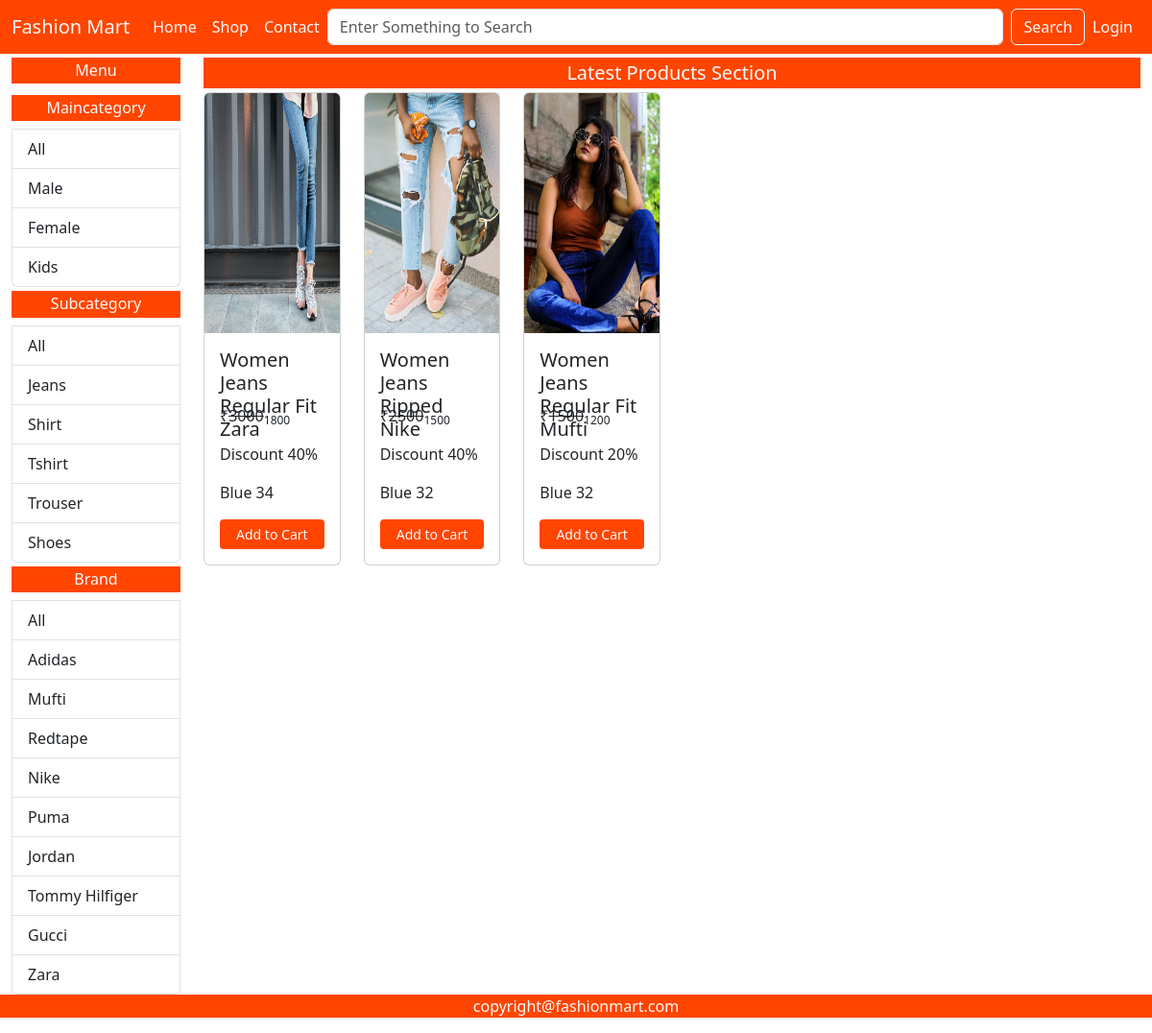
The page /shop/Female/Jeans/All/ on the database its author committed.
### fashionmartApp/models.py (models this page shows, shortened)
class Maincategory(models.Model):
    id = models.AutoField(primary_key=True)
    name = models.CharField(max_length=20)

class Subcategory(models.Model):
    id = models.AutoField(primary_key=True)
    name = models.CharField(max_length=20)

class Brand(models.Model):
    id = models.AutoField(primary_key=True)
    name = models.CharField(max_length=20)

class Product(models.Model):
    id = models.AutoField(primary_key=True)
    name = models.CharField(max_length=50)
    maincategory = models.ForeignKey(Maincategory,on_delete=models.CASCADE)
    subcategory = models.ForeignKey(Subcategory,on_delete=models.CASCADE)
    brand = models.ForeignKey(Brand,on_delete=models.CASCADE)
    color = models.CharField(max_length=20)
    size = models.CharField(max_length=20)
    stock = models.CharField(max_length=20,default="In Stock",null=True,blank=True)
    description = models.TextField(default="This is the Sample Product")
    baseprice = models.IntegerField()
    discount = models.IntegerField(default=0,null=True,blank=True)
    finalprice = models.IntegerField()
    pic1 = models.ImageField(upload_to="uploads",default="",null=True,blank=True)
    pic2 = models.ImageField(upload_to="uploads",default="",null=True,blank=True)
    pic3 = models.ImageField(upload_to="uploads",default="",null=True,blank=True)
    pic4 = models.ImageField(upload_to="uploads",default="",null=True,blank=True)

### fashionmartApp/views.py (the view)
# urls.py: path('shop/<str:mc>/<str:sc>/<str:br>/',views.shop),
def shop(Request, mc, sc, br):
    if (mc == 'All' and sc == 'All' and br == 'All'):
        data = Product.objects.all().order_by('id').reverse()
    elif (mc != 'All' and sc == 'All' and br == 'All'):
        data = Product.objects.filter(
            maincategory=Maincategory.objects.get(name=mc)).order_by('id').reverse()
    elif (mc == 'All' and sc != 'All' and br == 'All'):
        data = Product.objects.filter(
            subcategory=Subcategory.objects.get(name=sc)).order_by('id').reverse()
    elif (mc == 'All' and sc == 'All' and br != 'All'):
        data = Product.objects.filter(
            brand=Brand.objects.get(name=br)).order_by('id').reverse()
    elif (mc != 'All' and sc != 'All' and br == 'All'):
        data = Product.objects.filter(maincategory=Maincategory.objects.get(
            name=mc), subcategory=Subcategory.objects.get(name=sc)).order_by('id').reverse()
    elif (mc == 'All' and sc != 'All' and br != 'All'):
        data = Product.objects.filter(subcategory=Subcategory.objects.get(
            name=sc), brand=Brand.objects.get(name=br)).order_by('id').reverse()
    elif (mc != 'All' and sc == 'All' and br != 'All'):
        data = Product.objects.filter(maincategory=Maincategory.objects.get(
            name=mc), brand=Brand.objects.get(name=br)).order_by('id').reverse()
    else:
        data = Product.objects.filter(maincategory=Maincategory.objects.get(name=mc), subcategory=Subcategory.objects.get(
            name=sc), brand=Brand.objects.get(name=br)).order_by('id').reverse()
    maincategory = Maincategory.objects.all()
    subcategory = Subcategory.objects.all()
    brand = Brand.objects.all()
    return render(Request, 'shop.html', {'data': data, 'maincategory': maincategory, 'subcategory': subcategory, 'brand': brand, 'mc': mc, 'sc': sc, 'br': br})

### fashionmartApp/templates/shop.html (shortened to what this page needs)
{% extends "index.html" %}
{% block content %}
  <div class="container-fluid">
    <div class="row">
      <div class="col-lg-2 col-md-3 col-sm-6 col-12">
        <h6 class="background text-light text-center p-1 mt-1">Menu</h6>
        <div class="list-group">
          <h6 class="background text-light text-center p-1 mt-1">Maincategory</h6>
          <a href="/shop/All/{{sc}}/{{br}}/" class="list-group-item list-group-item-action">All</a>
          {% for i in maincategory %}
          <a href="/shop/{{i.name}}/{{sc}}/{{br}}/" class="list-group-item list-group-item-action">{{i.name}}</a>
          {% endfor %}
        </div>
        <div class="list-group">
          <h6 class="background text-light text-center p-1 mt-1">Subcategory</h6>
          <a href="/shop/{{mc}}/All/{{br}}/" class="list-group-item list-group-item-action">All</a>
          {% for i in subcategory %}
          <a href="/shop/{{mc}}/{{i.name}}/{{br}}/" class="list-group-item list-group-item-action">{{i.name}}</a>
          {% endfor %}
        </div>
        <div class="list-group">
          <h6 class="background text-light text-center p-1 mt-1">Brand</h6>
          <a href="/shop/{{mc}}/{{sc}}/All/" class="list-group-item list-group-item-action">All</a>
          {% for i in brand %}
          <a href="/shop/{{mc}}/{{sc}}/{{i.name}}/" class="list-group-item list-group-item-action">{{i.name}}</a>
          {% endfor %}
        </div>
      </div>
      <div class="col-lg-10 col-md-9 col-sm-6 col-12">
        <h5 class="background text-light text-center p-1 my-1">Latest Products Section</h5>
        <div class="row">
          {% for i in data %}
          <div class="col-xl-2 col-lg-3 col-md-4 col-sm-6 col-12 mb-3">
            <div class="card">
              <img src="{{i.pic1.url}}" height="250px" class="card-img-top" alt="...">
              <div class="card-body">
                <h5 class="card-title">{{i.name}}</h5>
                <p class="card-text">&#8377<del>{{i.baseprice}}</del><sub>{{i.finalprice}}</sub></p>
                <p class="card-text">Discount {{i.discount}}%</p>
                <p class="card-text">{{i.color}} {{i.size}}</p>
                <a href="/single-product/{{i.id}}" class="btn background text-light w-100 btn-sm">Add to Cart</a>
              </div>
            </div>
          </div>
          {% endfor %}
        </div>
      </div>
    </div>
  </div>
{% endblock %}

### fashionmartApp/static/css/style.css (style rules this page uses)
.background { background-color: orangered; }
.card-title { height: 50px; }

### rows shown on the page
Maincategory: name "Male"
Maincategory: name "Female"
Maincategory: name "Kids"
Subcategory: name "Jeans"
Subcategory: name "Shirt"
Subcategory: name "Tshirt"
Subcategory: name "Trouser"
Subcategory: name "Shoes"
Brand: name "Adidas"
Brand: name "Mufti"
Brand: name "Redtape"
Brand: name "Nike"
Brand: name "Puma"
Brand: name "Jordan"
Brand: name "Tommy Hilfiger"
Brand: name "Gucci"
Brand: name "Zara"
Product: pic1 (picture), name "Women Jeans Regular Fit Zara", baseprice "3000", finalprice "1800", discount "40", color "Blue", size "34"
Product: pic1 (picture), name "Women Jeans Ripped Nike", baseprice "2500", finalprice "1500", discount "40", color "Blue", size "32"
Product: pic1 (picture), name "Women Jeans Regular Fit Mufti", baseprice "1500", finalprice "1200", discount "20", color "Blue", size "32"
